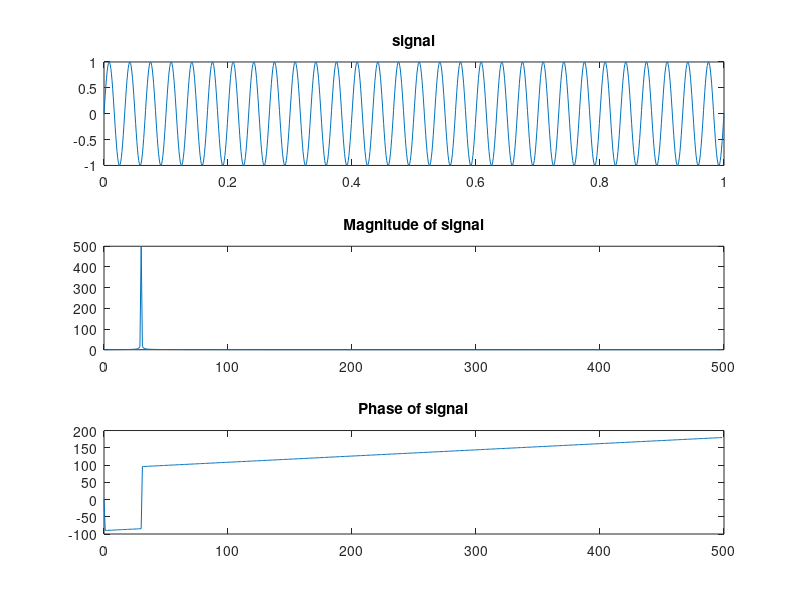

MATLAB code to generate this figure:
clc;clear all; close all;
t = 0:(1/1000):1;
x =sin(2*pi*30*t);
X = fft(x);
len = length(X)/2;
f = [0:(len-1)]*(1000/(2*len));



subplot(311);plot(t,x);title("signal");

subplot(312);plot(f,abs(X(1:len))),title("Magnitude of signal");
ang = angle(X(1:len))*(180/pi);
subplot(313);plot(f,ang),title("Phase of signal");




